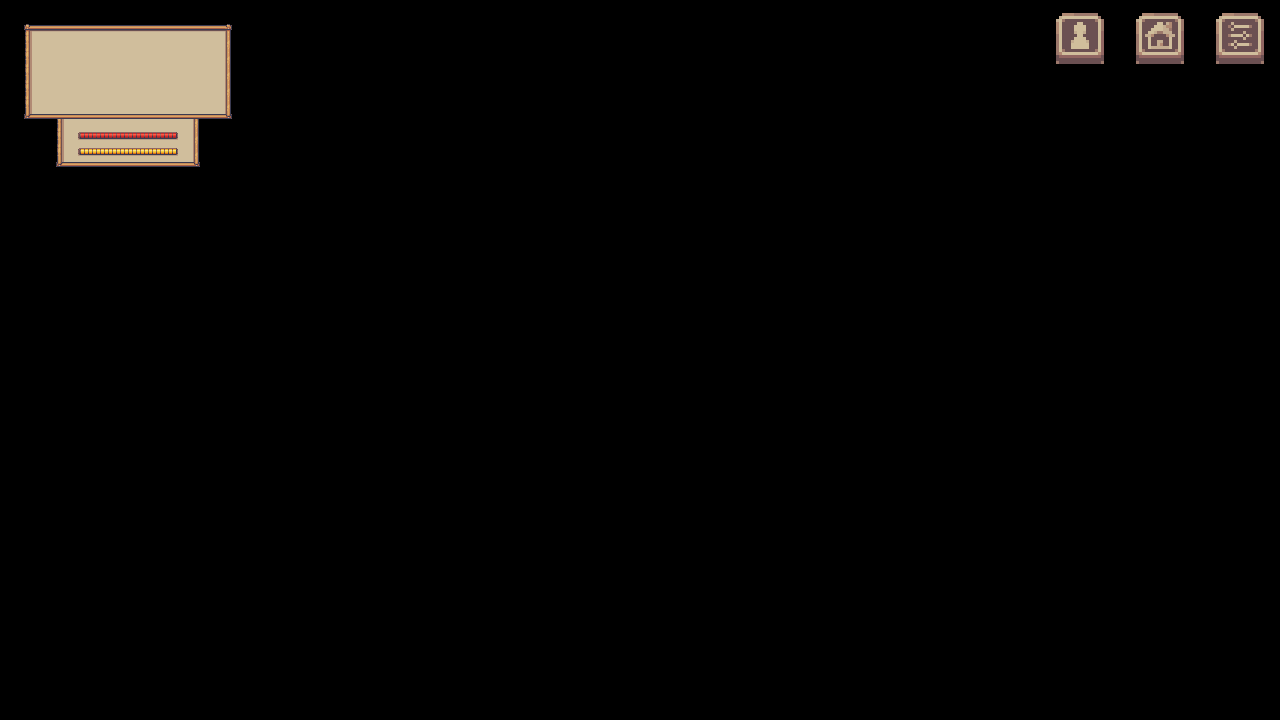

A level layout from a 2D game, rendered from its tile map. Below: a short description, then the map file with tile-grid data replaced by summaries:
An orthogonal 80x45 tile map with 16x16 px tiles, 4 tile layers (UnderMenus, Menus, Buttons, Indicators), 2 tilesets.

<map version="1.10" tiledversion="1.10.1" orientation="orthogonal" renderorder="right-down" width="80" height="45" tilewidth="16" tileheight="16" infinite="0" nextlayerid="7" nextobjectid="1">
 <tileset firstgid="1" source="UI.tsx" />
 <tileset firstgid="2624" source="UI 48.tsx" />
 <layer id="5" name="UnderMenus" width="80" height="45">
  <data>[3600 cells, 40 non-empty, 6 distinct tile ids]</data>
 </layer>
 <layer id="3" name="Menus" width="80" height="45">
  <data>[3600 cells, 98 non-empty, 9 distinct tile ids]</data>
 </layer>
 <layer id="4" name="Buttons" width="80" height="45">
  <data>[3600 cells, 36 non-empty, 36 distinct tile ids]</data>
 </layer>
 <layer id="6" name="Indicators" width="80" height="45">
  <data>[3600 cells, 16 non-empty, 6 distinct tile ids]</data>
 </layer>
</map>
